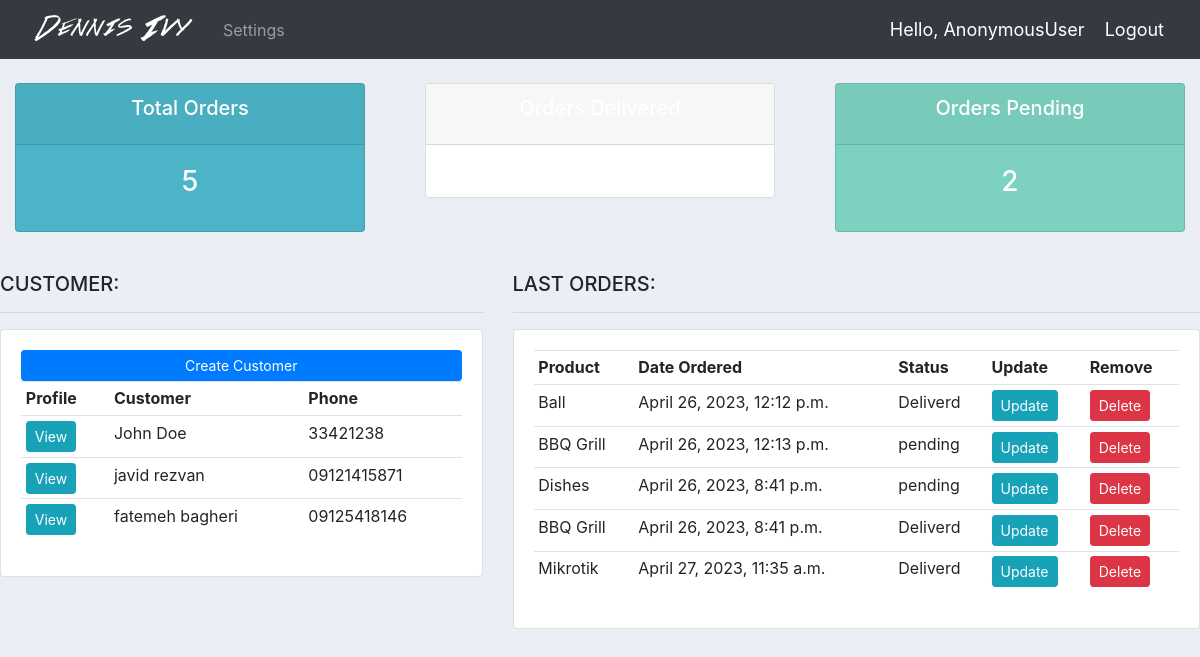
The page / on the database its author committed.
### accounts/models.py (models this page shows, shortened)
class Customer(models.Model):
    name=models.CharField(max_length=200,null=True)
    phone=models.CharField(max_length=200,null=True)
    email=models.CharField(max_length=200,null=True)
    date_created=models.DateTimeField(auto_now_add=True,null=True)

class Order(models.Model):
    STATUS = (
            ('pending','pending'),
            ('out for delivery','out for delivery'),
            ('Deliverd','Deliverd'),
        )
    customer=models.ForeignKey(Customer,null=True,on_delete=models.SET_NULL)
    product=models.ForeignKey(Product,null=True,on_delete=models.SET_NULL)
    date_created=models.DateTimeField(auto_now_add=True,null=True)
    status=models.CharField(max_length=200,null=True,choices=STATUS)
    note=models.CharField(max_length=1000,null=True)

class Product(models.Model):
    CATEGORY = (
            ('Indoor','Indoor'),
            ('Out Door','Out Door'),
        )
    name=models.CharField(max_length=200,null=True)
    price=models.FloatField(null=True)
    category=models.CharField(max_length=200,null=True,choices=CATEGORY)
    description=models.CharField(max_length=200,null=True,blank=True)
    date_created=models.DateTimeField(auto_now_add=True,null=True)
    tags=models.ManyToManyField(Tag)
    def __str__(self):
        return self.name

### accounts/views.py (the view)
# urls.py: path('', views.home, name="home"),
def home(request):
    customers=Customer.objects.all()
    total_customers=customers.count()
    orders=Order.objects.all()
    total_orders=orders.count()
    deliverd=orders.filter(status='Deliverd').count()
    pending=orders.filter(status='pending').count()
    context={'customers':customers,'orders':orders,
              'deliverd':deliverd,'pending':pending,
              'total_customers':total_customers,
              'total_orders':total_orders
              }
    return render(request,'accounts/dashboard.html',context)

### Requirements/CMS-DennisIvy-master/accounts/templates/accounts/dashboard.html
{% extends 'accounts/main.html' %}
{% block content %}
{% include 'accounts/status.html' %}
<br />
<div class="row">
	<div class="col-md-5">
		<h5>CUSTOMER:</h5>
		<hr />
		<div class="card card-body">
			<a href="#" class="btn btn-primary btn-sm btn-block"
				>Create Customer</a
			>
			<table class="table table-sm">
				<tr>
					<th>Profile</th>
					<th>Customer</th>
					<th>Phone</th>
				</tr>
				{% for customer in customers %}
				<tr>
					<td><a class="btn btn-sm btn-info" href="{% url 'customer' customer.id %}">View</a></td>
					<td>{{ customer.name }}</td>
					<td>{{ customer.phone }}</td>
				</tr>
				{% endfor %}
			</table>
		</div>
	</div>
	<div class="col-md-7">
		<h5>LAST ORDERS:</h5>
		<hr />
		<div class="card card-body">
			<table class="table table-sm">
				<tr>
					<th>Product</th>
					<th>Date Ordered</th>
					<th>Status</th>
					<th>Update</th>
					<th>Remove</th>
				</tr>
				{% for order in orders %}
				<tr>
					<td>{{ order.product }}</td>
					<td>{{ order.date_created }}</td>
					<td>{{ order.status }}</td>
					<td>
						<a class="btn btn-sm btn-info" href="{% url 'update_order' order.id %}"
							>Update</a
						>
					</td>
					<td>
						<a class="btn btn-sm btn-danger" href="{% url 'delete_order' order.id %}"
							>Delete</a
						>
					</td>
				</tr>
				{% endfor %}
			</table>
		</div>
	</div>
</div>
{% endblock %}

### static/css/main.css (style rules this page uses)
body { background-color: #ebeff5; }

### rows shown on the page
Customer: name "John Doe", phone "33421238"
Customer: name "javid rezvan", phone "09121415871"
Customer: name "fatemeh bagheri", phone "09125418146"
Order: product "Ball", date_created "April 26, 2023, 12:12 p.m.", status "Deliverd"
Order: product "BBQ Grill", date_created "April 26, 2023, 12:13 p.m.", status "pending"
Order: product "Dishes", date_created "April 26, 2023, 8:41 p.m.", status "pending"
Order: product "BBQ Grill", date_created "April 26, 2023, 8:41 p.m.", status "Deliverd"
Order: product "Mikrotik", date_created "April 27, 2023, 11:35 a.m.", status "Deliverd"

### other values the page prints
{{ request.user }} "AnonymousUser"
{{ total_orders }} "5"
{{ pending }} "2"
